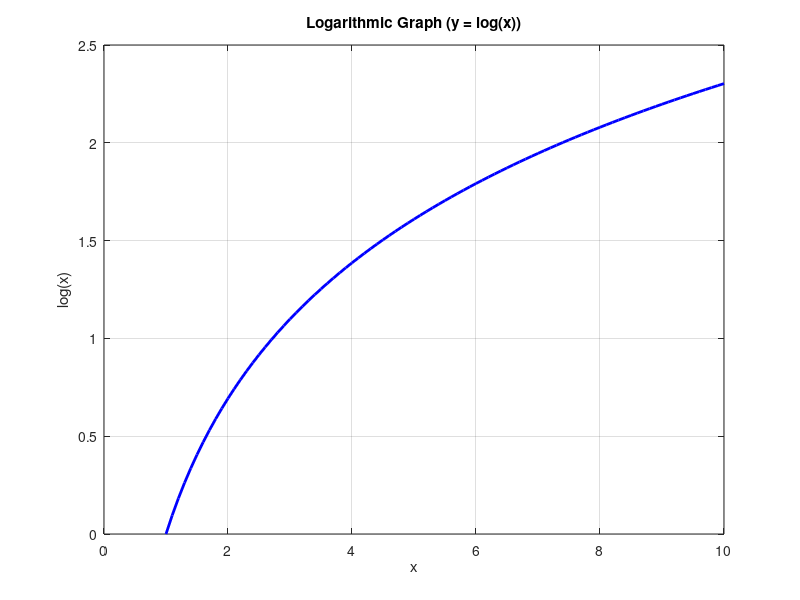

This figure's MATLAB source:
% Define the x values (positive, as log is undefined for 0 or negative values)
x = 1:0.1:10;

% Compute the natural logarithm of x
y = log(x);

% Plot the graph
figure;
plot(x, y, 'b', 'LineWidth', 2);
grid on;

% Add labels and title
xlabel('x');
ylabel('log(x)');
title('Logarithmic Graph (y = log(x))');
